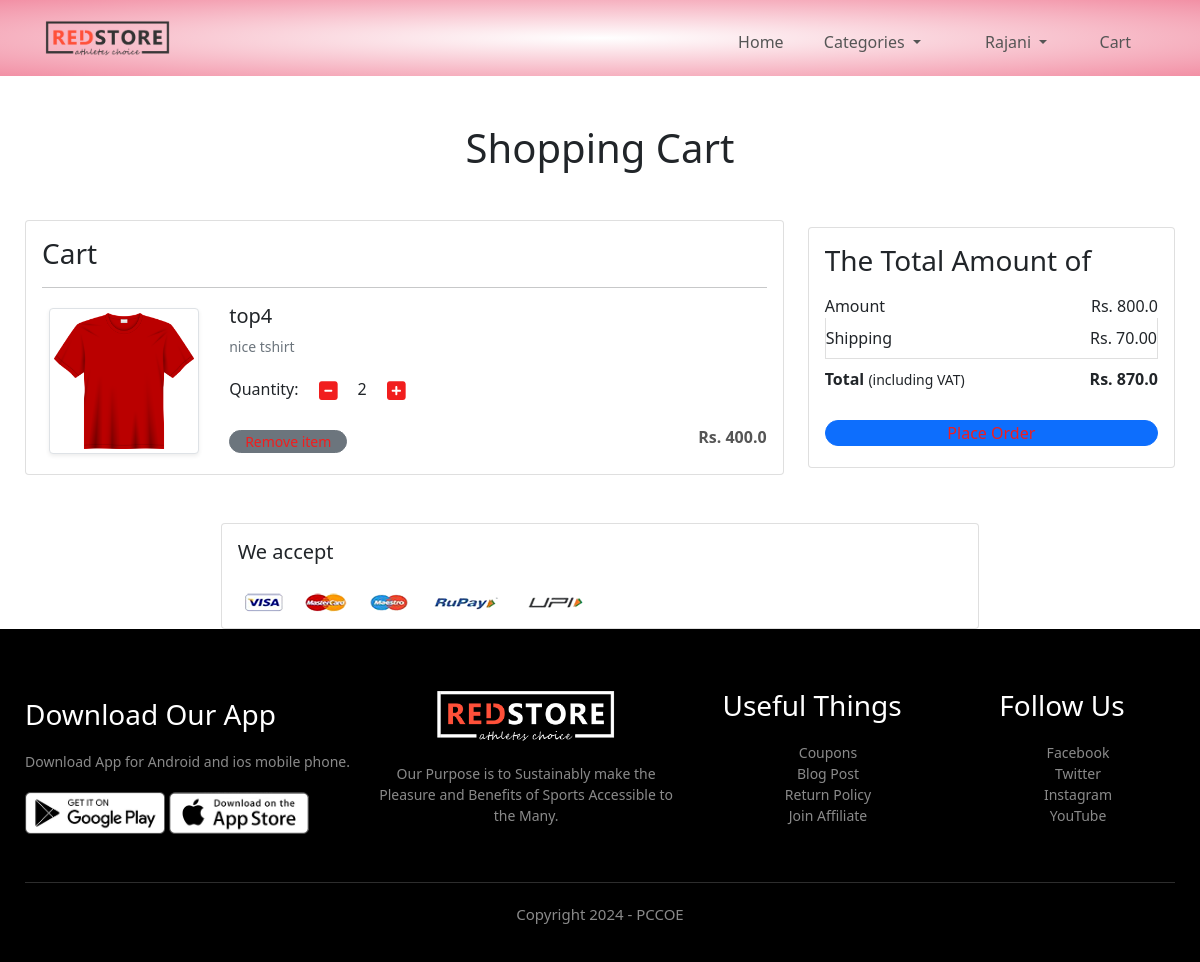
The app's page /cart/ (signed in) with its own data.
### app/models.py (models this page shows, shortened)
class Cart(models.Model):
        user = models.ForeignKey(User, on_delete=models.CASCADE)
        product = models.ForeignKey(Product, on_delete=models.CASCADE)
        quantity = models.PositiveIntegerField(default=1)

class Product(models.Model):
        title = models.CharField(max_length=100)
        selling_price = models.FloatField()
        discounted_price = models.FloatField()
        description = models.TextField()
        brand = models.CharField(max_length=100)
        category = models.CharField( choices= CATEGORY_CHOICES, max_length=2)
        product_image = models.ImageField(upload_to='productimg')

### app/views.py (the view)
# urls.py: path('cart/', views.show_cart, name='showcart'),
@login_required
def show_cart(request):
    if request.user.is_authenticated:
        user = request.user
        cart = Cart.objects.filter(user=user)
        amount = 0.0
        shipping_amount = 70.0
        totalamount = 0.0
        cart_product = [p for p in Cart.objects.all() if p.user == user]
        if cart_product:
            for p in cart_product:
                tempamount = (p.quantity * p.product.discounted_price)
                amount += tempamount
                totalamount = amount + shipping_amount
            return render(request, 'app/addtocart.html', {'carts':cart, 'totalamount':totalamount,
                                                          'amount':amount})
        else:
            return render(request, 'app/empty.html')

### app/templates/app/addtocart.html (shortened to what this page needs)
{% extends 'app/base.html' %}
{% load static %}
{% block main-content %}
<div class="container my-5">
 <div class="row">
  <h1 class="text-center mb-5">Shopping Cart</h1>
  <div class="col-sm-8">
  <div class="card">
   <div class="card-body">
    <h3>Cart</h3>
    {% for cart in carts %}
    <hr>
    <div class="row">
     <div class="col-sm-3 text-center align-self-center"><img src="{{cart.product.product_image.url}}"
      alt="" srcset="" class="img-fluid img-thumbnail shadow-sm" height="150" width="150"> </div>
     <div class="col-sm-9">
      <div>
       <h5>{{cart.product.title}}</h5>
       <p class="mb-2 text-muted small">{{cart.product.description}}</p>
       <div class="my-3">
        <label for="quantity">Quantity:</label>
        <a class="minus-cart btn" pid="{{cart.product.id}}"><i class="fas fa-minus-square fa-lg"></i></a>
          <span id="quantity">{{cart.quantity}}</span>
        <a class="plus-cart btn" pid="{{cart.product.id}}"><i class="fas fa-plus-square fa-lg"></i></a>
       </div>
       <div class="d-flex justify-content-between">
        <a href="#" class="btn btn-sm btn-secondary mr-3 remove-cart" pid="{{cart.product.id}}">Remove item </a>
        <p class="mb-0"><span><strong>Rs. {{cart.product.discounted_price}}</strong></span></p>
       </div>
      </div>
     </div>
    </div>
    {% endfor %}
   </div>
   </div>
  </div>
  <div class="col-sm-4">
   <div class="card">
    <div class="card-body">
      <h3>The Total Amount of</h3>
      <ul class="list-group">
       <li class="list-group-item d-flex justify-content-between align-items-center border-0 px-0 pb-0">Amount<span>Rs. <span id="amount"> {{amount}}</span></span></li>
       <li class="list-group-item d-flex justify-content-between align-items-center px-0">Shipping<span>Rs. 70.00</span></li>
       <li class="list-group-item d-flex justify-content-between align-items-center border-0 px-0 mb-3">
        <div>
           <strong>Total</strong> <small>(including VAT)</small>
         </div>
         <span><strong>Rs. <strong id="totalamount">{{totalamount}}</strong></strong></span>
       </li>
      </ul>
      <div class="d-grid"><a href="{% url 'checkout' %}" class="btn btn-primary">Place Order</a></div>
    </div>
   </div>
  </div>
 </div>
</div>
<div class="container">
 <div class="row">
  <div class="col-sm-8">
   <div class="card">
    <div class="card-body">
      <h5 class="mb-4">We accept</h5>
      <img src="{% static 'app/images/payment.png' %}" alt="" class="img-fluid">
    </div>
  </div>
  </div>
 </div>
</div>
{% endblock main-content %}

### app/templates/app/base.html (shortened to what this page needs)
<!doctype html>
{% load static %}
<html lang="en">
  <head>
    <link href="https://cdn.jsdelivr.net/npm/bootstrap@5.0.0-beta1/dist/css/bootstrap.min.css" rel="stylesheet">
    <link rel="stylesheet" href="{% static 'app/css/owl.carousel.min.css' %}">
    <link rel="stylesheet" href="{% static 'app/css/all.min.css' %}">
    <link rel="stylesheet" href="{% static 'app/css/style.css' %}">
  </head>
  <body>
    <div class="header">
      <div class="container">
      <div class="navbar">
          <div class="logo">
              <a href="home.html"><img src="{% static 'app/images2/logo.png' %}" width="125px"></a>
          </div>
          <nav>
              <ul id="MenuItems">
                  <li><a href="http://127.0.0.1:8000">Home</a></li>
                  <li class="nav-item dropdown">
                    <a class="nav-link dropdown-toggle text-black" href="#" id="fashionDropdown" role="button" data-bs-toggle="dropdown" aria-expanded="false">
                      Categories
                    </a>
                  </li>
                  {% if request.user.is_authenticated %}
                    <li class="nav-item dropdown mx-2">
                    <a class="nav-link dropdown-toggle text-black" href="#" id="profileDropdown" role="button" data-bs-toggle="dropdown" aria-expanded="false">
                      {{request.user|capfirst}}
                    </a>
                    </li>
                    <li class="nav-item mx-2">
                    <a href="{% url 'showcart' %}" class="nav-link text-black"> Cart </a>
                    </li>
                  {% else %}
                   <li class="nav-item mx-2">
                    <a href="{% url 'login' %}" class="nav-link text-black">Login</a>
                   </li>
                   <li><a href="{% url 'customerregistration' %}">Registration</a></li>
                  {% endif %}
                </ul>
          </nav>
      </div>
  </div>
  </div>
    {% block main-content %} {% endblock main-content %}
    <div class="footer">
      <div class="container">
          <div class="row">
              <div class="footer-col-1">
                  <h3>Download Our App</h3>
                  <p>Download App for Android and ios mobile phone.</p>
                  <div class="app-logo">
                      <img src="{% static 'app/images2/play-store.png' %}">
                      <img src="{% static 'app/images2/app-store.png' %}">
                  </div>
              </div>
              <div class="footer-col-2">
                  <img src="{% static 'app/images2/logo-white.png' %}">
                  <p>Our Purpose is to Sustainably make the Pleasure and Benefits of Sports Accessible to the Many.</p>
              </div>
              <div class="footer-col-3">
                  <h3>Useful Things</h3>
                  <ul>
                      <li>Coupons</li>
                      <li>Blog Post</li>
                      <li>Return Policy</li>
                      <li>Join Affiliate</li>
                  </ul>
              </div>
              <div class="footer-col-4">
                  <h3>Follow Us</h3>
                  <ul>
                      <li>Facebook</li>
                      <li>Twitter</li>
                      <li>Instagram</li>
                      <li>YouTube</li>
                  </ul>
              </div>
          </div>
          <hr>
          <p class="copyright">Copyright 2024 - PCCOE </p>
      </div>
  </div>
  </body>
</html>

### app/static/app/css/style.css (style rules this page uses)
.footer { background: #000; color: #8a8a8a; font-size: 14px; padding: 60px 0 20px; }
.footer p { color: #8a8a8a; }
.footer h3 { color: #fff; margin-bottom: 20px; }
.footer-col-1, .footer-col-2,.footer-col-3,.footer-col-4 { min-width: 250px; margin-bottom: 20px; }
.footer-col-1 { flex-basis: 30%; }
.footer-col-2 { flex: 1; text-align: center; }
.footer-col-2 img { width: 180px; margin-bottom: 20px; }
.footer-col-3, .footer-col-4 { flex-basis: 12%; text-align: center; }
ul { list-style-type: none; }
.app-logo { margin-top: 20px; }
.app-logo img { width: 140px; }
.footer hr { border: none; background: #b5b5b5; height: 1px; margin: 20px 0; }
.copyright { text-align: center; font-size: 15px; }
* { margin: 0; padding: 0; box-sizing: border-box; }
.navbar { display: flex; padding: 20px; align-items: center; }
nav { flex: 1; text-align: right; }
nav ul { display: inline-block; list-style-type: none; }
nav ul li { display: inline-block; margin-right: 20px; }
a { text-decoration: none; color: #555; }
p { color: #555; }
.container { max-width: 1300px; margin: auto; padding-left: 25px; padding-right: 25px; }
.row { display: flex; align-items: center; flex-wrap: wrap; justify-content: space-around; }
.btn { display: inline-block; color: #f11e1e; padding: 0px 15px; margin: 5px 0; border-radius: 30px; transition: background 0.5s; }
.header { background: radial-gradient(#fff, #f290a5); }

### records on screen
Cart: product.product_image (picture), product "top4", product.description "nice tshirt", quantity "2", product.discounted_price "400.0"

### other values on screen
{{ request.user|capfirst }} "Rajani"
{{ amount }} "800.0"
{{ totalamount }} "870.0"
